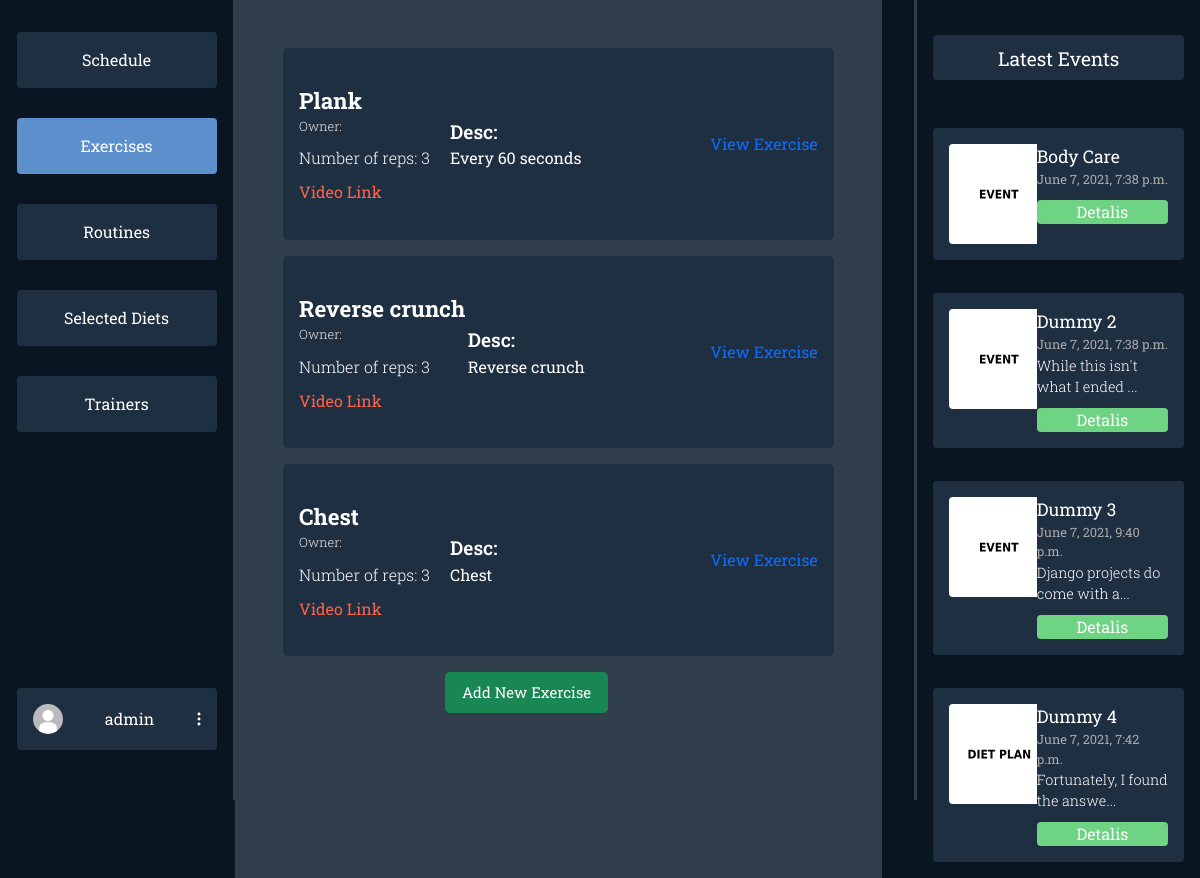
The app's page /dashboard/exercises/ (signed in), older data.
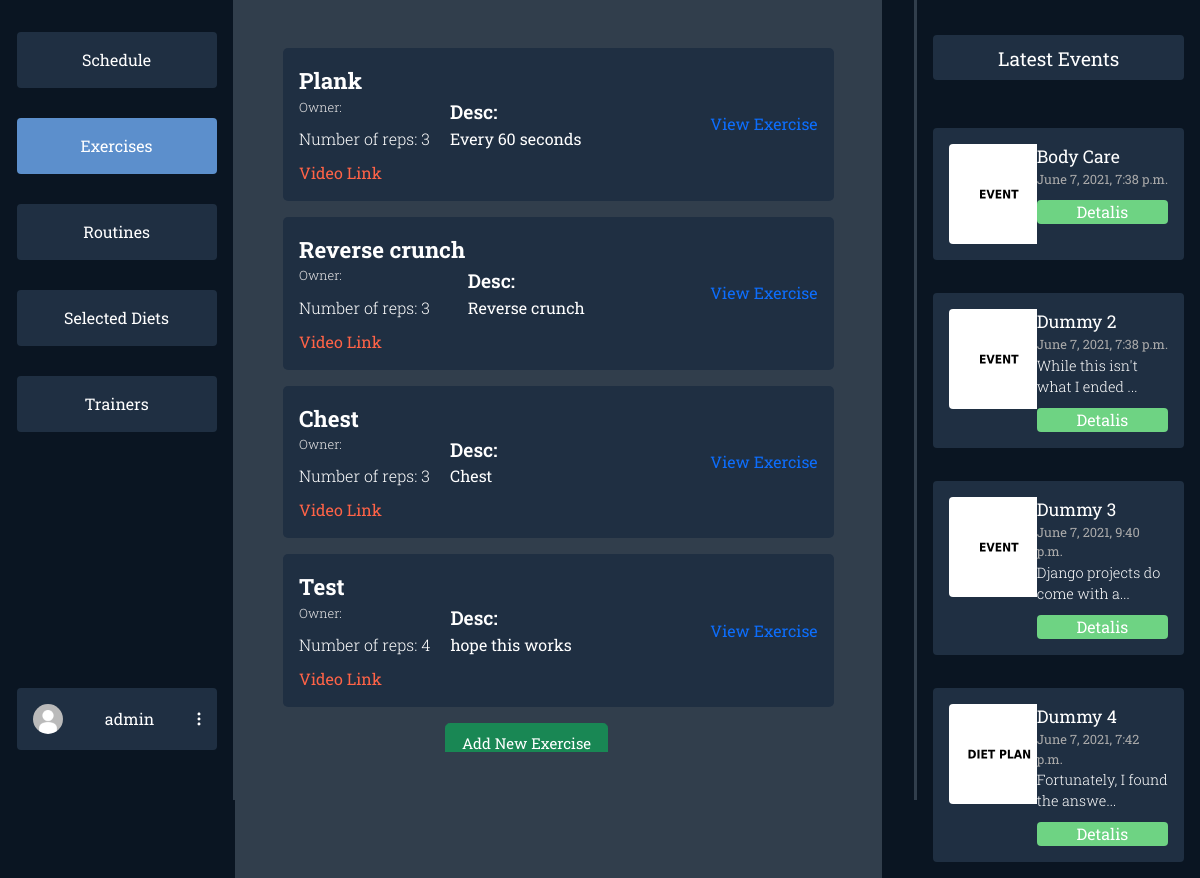
The same page, newer data.
### users/models.py (models this page shows, shortened)
class Profile(models.Model):
    user = models.OneToOneField(User, on_delete=models.CASCADE)
    profile_photo = models.ImageField(
        upload_to='media/profiles/', default='profiles/default.jpg')
    height = models.FloatField(default=170.0)
    weight = models.FloatField(default=60.0)
    weight_goal = models.FloatField(default=70.0)
    GENDER_CHOICES = (('F', 'Female'), ('M', 'Male'), ('O', 'Other'))
    gender = models.CharField(
        max_length=9, choices=GENDER_CHOICES, default=GENDER_CHOICES[0])
    FREQUENCY = (
        ('3x', '3 Times a Week'),
        ('4x', '4 Times a Week'),
        ('5x', '5 Times a Week'),
        ('6x', '6 Times a Week'),
    )
    week_frequency = models.CharField(
        max_length=20, choices=FREQUENCY, default=FREQUENCY[0])
    profile_complete = False

### dashboards/models.py (models this page shows, shortened)
class Exercise(models.Model):
    routine = models.ManyToManyField(Routine)
    selected_by = models.ManyToManyField(User)
    title = models.CharField(max_length=60, blank=True)
    reps = models.IntegerField(default=3, blank=True)
    desc = models.TextField(blank=True)
    link = models.CharField(max_length=300, blank=True)

class Event(models.Model):
    title = models.CharField(max_length=60, blank=True)
    date = models.DateTimeField(default=datetime.now(), blank=True)
    desc = models.TextField(blank=True)
    thumbnail = models.ImageField(
        upload_to='events/', default='events/default.jpg')

### dashboards/user_views.py (the view)
# urls.py: path('exercises/', user_views.exercises,
@login_required(login_url='login')
def exercises(request):
    events = Event.objects.all()[:4]
    exercises = Exercise.objects.all()
    context = {'options': EXERCISES_NAV,
               'events': events, 'exercises': exercises}
    return render(request, 'dashboards/user/exercises.html', context)

### dashboards/templates/dashboards/user/exercises.html (shortened to what this page needs)
{% extends 'dashboards/user/dashboard.html' %}
{% load static %}
{% block styles %}
<link rel="stylesheet" href="{% static 'css/dashboards/exercises.css' %}">
{% endblock styles %}
{% block middle %}
<div class="exercises">
{% for exercise in exercises %}
    <div class="exercise-card">
        <div class="left-exercise-card">
            <div class="exercise-title">{{exercise.title}}</div>
            {% if exercise.owner.first_name and exercise.owner.last_name %}
            <div class="exercise-owner">Owner: {{exercise.owner.first_name}} {{exercise.owner.last_name}}</div>
            {% else %}
            <div class="exercise-owner">Owner: {{exercise.owner.username}}</div>
            {% endif %}
            <div class="exercise-reps">Number of reps: {{exercise.reps}}</div>
            <div class="exercise-link"><a href="{{exercise.link}}">Video Link</a></div>
        </div>
        <div class="right-exercise-card">
            <div class="exercise-desc-title">Desc:</div>
            <div class="exercise-desc">{{exercise.desc}}</div>
        </div>
        <a href="{% url 'userdashboard-exercise-details' exercise.id %}">View Exercise</a>
    </div>
{% endfor %}
<div class="container">
    <a class="btn btn-success btn-lg" href="{% url 'create-exercise' %}">Add New Exercise</a>
    </div>
</div>
{% endblock middle %}

### dashboards/templates/dashboards/user/dashboard.html (shortened to what this page needs)
{% load static %}
<html>
  <head>
    <link href="https://cdn.jsdelivr.net/npm/bootstrap@5.0.1/dist/css/bootstrap.min.css" rel="stylesheet">
    <link rel="stylesheet" href="{% static 'css/dashboards/main.css' %}">
    {% block styles %}
    {% endblock styles %}
  </head>
  <body>
  {% block content %}
  {% if user.is_authenticated %}
  <div class="mycontainer">
    <div class="navigation">
      <div class="nav-col">
        <div class="options">
          {% for key, item in options.items %}
            {% if item.isActive %}
            <a class="option-active" href="/dashboard/{{item.url}}">{{ item.name }}</a>
            {% else %}
            <a class="option" href="/dashboard/{{item.url}}">{{ item.name }}</a>
            {% endif %}
          {% endfor %}
        </div>
        <div class="profile-wrapper">
          <div class="user-btn">
            <div class="profile-pic"><img src="{{ user.profile.profile_photo.url }}" alt=""></div>
            {% if user.first_name %}
            <span>{{user.get_full_name}}</span>
            {% else %}
            <span>{{user.username}}</span>
            {% endif %}
            <div class="three-dot"><img src="{% static 'svg/3dots.svg' %}" alt=""></div>
          </div>
        </div>
      </div>
      <div class="divider"></div>
    </div>
    <div class="middle">
    {% block middle %}
    {% endblock middle %}
    </div>
    <div class="events-section">
      <div class="divider"></div>
      <div class="events">
        <div class="latest">
          Latest Events
        </div>
        <div class="items overflow-auto">
        {% for item in events %}
          <div class="event-item">
            <div class="event-item-left">
              <div class="event-thumb"><img src="{{item.thumbnail.url}}"></div>
            </div>
            <div class="event-item-right">
              <div class="title">{{item.title}}</div>
              <div class="date">{{item.date}}</div>
              {% if item.desc|length > 30 %}
                <div class="desc">{{item.desc|slice:":30"}}...</div>
              {% else %}
                <div class="desc">{{item.desc}}</div>
              {% endif %}
              <div class="details">Detalis</div>
            </div>
          </div>
        {% endfor %}
        </div>
      </div>
    </div>
  </div>
  {% endif %}
  {% endblock content %}
  </body>
<html>

### static/css/dashboards/main.css (style rules this page uses)
* { margin: 0; font-family: "Roboto Slab", serif; overflow: hidden; }
body { background-color: #0a1522; }
.mycontainer { display: flex; flex-direction: row; justify-content: space-between; }
.navigation { width: 20vw; }
.nav-col { display: flex; flex-direction: column; align-items: flex-end; margin: 1em; }
.options { margin-left: 7em; display: flex; flex-direction: column; justify-content: space-between; margin-top: 1em; height: 400px; }
.option { background-color: #1f2f42; color: #fff; padding: 1em; padding-right: 1em; padding-left: 1em; width: 200px; text-align: center; border-radius: 4px; }
a { text-decoration: none; }
.option-active { background-color: #5c8fcc; color: #fff; padding: 1em; padding-right: 1em; padding-left: 1em; width: 200px; text-align: center; border-radius: 4px; }
.user-btn { background-color: #1f2f42; color: #fff; padding: 1em; padding-right: 1em; padding-left: 1em; width: 200px; text-align: center; border-radius: 4px; margin-top: 16em; display: flex; flex-direction: row; align-items: center; justify-content: space-between; }
.profile-pic img { height: 30px; border-radius: 50%; width: auto; }
.navigation { display: flex; flex-direction: row; }
.divider { background-color: #313e4c; width: 4px; height: 100vh; margin: 0; padding: 0; z-index: 10; }
.middle { margin-right: 2em; width: 55vw; background-color: #313e4c; }
.events-section { margin-right: 1em; width: 23vw; display: flex; flex-direction: row; }
.event-thumb img { width: 100px; height: auto; border-radius: 4px; }
.latest { margin-top: 1em; background-color: #1f2f42; color: white; border-radius: 4px; padding: 0.5em 1em 0.5em 1em; text-align: center; font-size: 1.2em; }
.events { margin-top: 1em; margin-left: 1em; display: flex; flex-direction: column; color: white; width: 100%; }
.items { height: 200px; max-height: 800px; margin-top: 2em; display: flex; flex-direction: column; justify-content: space-between; height: 100%; }
.event-item { background-color: #1f2f42; border-radius: 4px; padding: 1em; display: flex; flex-direction: row; margin: 1em 0 1em 0; }
.event-item-left { width: 40%; }
.event-item-right { width: 60%; }
.event-item-right .title { font-size: 1.1em; }
.event-item-right .date { font-size: 0.8em; color: rgb(170, 170, 170); }
.event-item-right .desc { font-weight: 300; font-size: 0.9em; }
.event-item-right .details { margin-top: 10px; background-color: #6ed383; border-radius: 4px; text-align: center; }

### static/css/dashboards/exercises.css (style rules this page uses)
.exercises { display: grid; gap: 1em; width: 100%; padding: 3em; height: 100vh; overflow-y: scroll; }
.exercise-card { padding: 1em; display: flex; flex-direction: row; align-items: center; justify-content: space-between; color: white; min-height: 150px; max-height: 200px; border-radius: 5px; background-color: #1f2f42; }
.left-exercise-card { flex-direction: column; align-items: flex-start; justify-content: space-between; }
.right-exercise-card { flex-direction: column; align-items: flex-end; width: 20vw; }
.exercise-desc-title { font-size: 1.2em; font-weight: 600; }
.exercise-desc { font-weight: 400; }
.exercise-title { font-size: 1.4em; font-weight: bold; }
.exercise-owner { font-size: 0.8em; color: rgb(236, 234, 234); font-weight: 300; margin-bottom: 10px; }
.exercise-link { margin-top: 10px; }
.exercise-link a { color: tomato; }
.exercise-reps { font-size: 1em; font-weight: 300; }
.btn { font-size: 15px; margin-left: 10em; }

Row changes from the older to the newer data that the page shows:
added Exercise: title "Test", reps "4", desc "hope this works"
